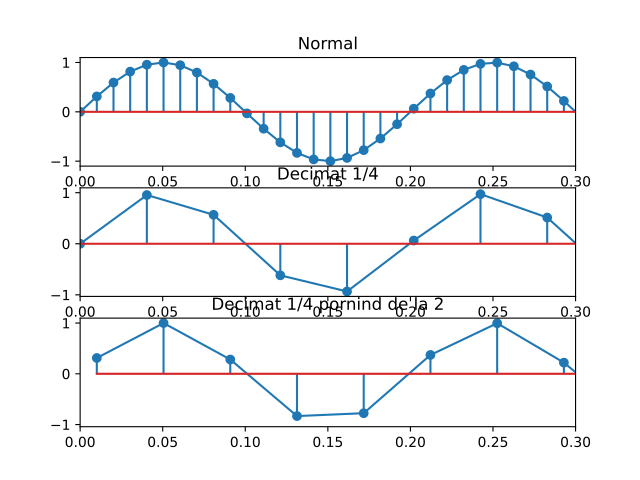

Write Python code to recreate this figure.
import numpy as np
import matplotlib.pyplot as plt

A = 1
fs = 100

semnal1 = lambda x: A * np.sin(2 * np.pi * 5 * x)

axa1 = np.linspace(0, 1, fs)

fig, ax = plt.subplots(3)

ax[0].plot(axa1, semnal1(axa1))
ax[0].stem(axa1, semnal1(axa1))
ax[0].set_title('Normal')
ax[0].set_xlim([0, 0.3])
ax[1].plot(axa1[::4], semnal1(axa1)[::4])
ax[1].stem(axa1[::4], semnal1(axa1)[::4])
ax[1].set_xlim([0, 0.3])
ax[1].set_title('Decimat 1/4')
ax[2].plot(axa1[1::4], semnal1(axa1)[1::4])
ax[2].stem(axa1[1::4], semnal1(axa1)[1::4])
ax[2].set_xlim([0, 0.3])
ax[2].set_title('Decimat 1/4 pornind de la 2')

plt.savefig("ex7/ex7.pdf")
plt.show()
